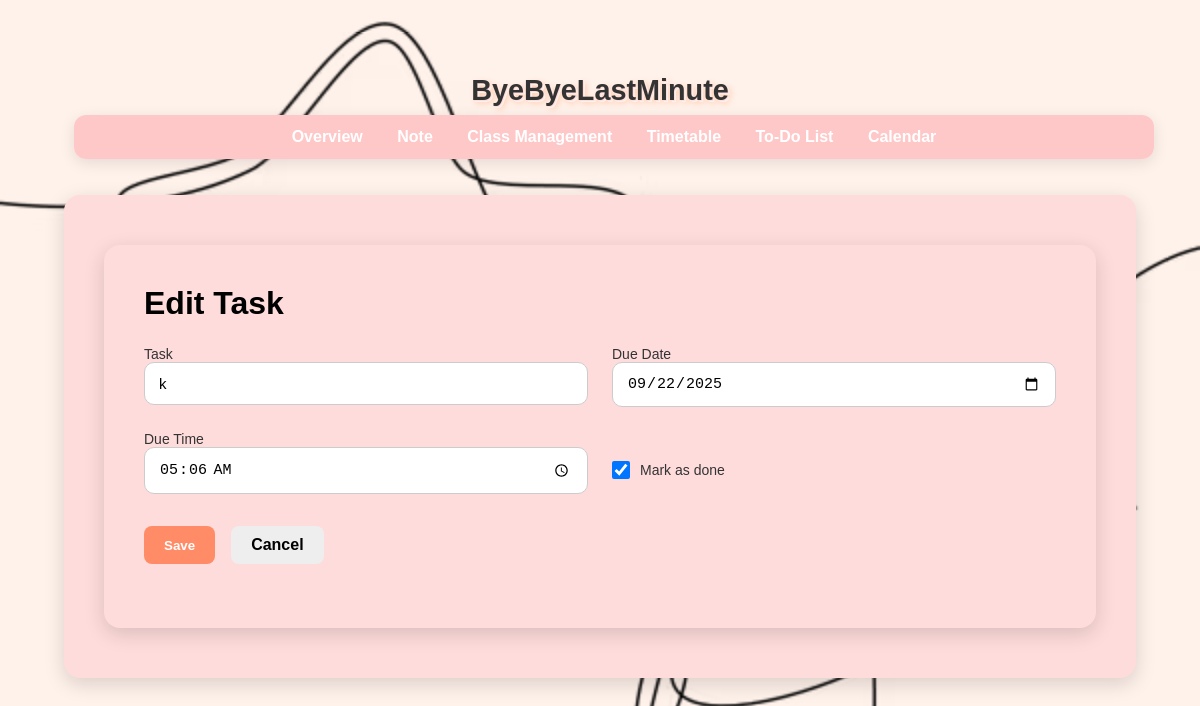
The app's page /todos/edit/26 with its own data.
### tables this page shows
CREATE TABLE todos (
                id INTEGER PRIMARY KEY AUTOINCREMENT,
                task TEXT NOT NULL,
                due_date TEXT NOT NULL,
                is_done INTEGER DEFAULT 0
            , due_time TEXT);

### app.py (the view, shortened to what this page needs)
@app.route("/todos/edit/<int:todo_id>", methods=["GET", "POST"])
def edit_todo(todo_id):
    todo = Todo.get_by_id(todo_id)
    if not todo:
        flash("Task not found.", "error")
        return redirect(url_for("todos"))
    return render_template("edit_todo.html", todo=todo)

### app.py (called while the page is built)
@app.context_processor
def inject_vapid_key():
    return dict(VAPID_PUBLIC_KEY=VAPID_PUBLIC_KEY)

### models.py (called while the page is built)
def get_db_connection():
    conn = sqlite3.connect(DB_NAME, timeout=10)
    conn.row_factory = sqlite3.Row
    return conn

    @staticmethod
    def get_by_id(todo_id):
        with get_db_connection() as conn:
            row = conn.execute("SELECT * FROM todos WHERE id=?", (todo_id,)).fetchone()
            return Todo(**dict(row)) if row else None

### templates/edit_todo.html (shortened to what this page needs)
{% extends "base.html" %}
{% block content %}
<main class="container">
  <h1>Edit Task</h1>
  <form method="POST" class="grid">
    <label>
      Task
      <input type="text" name="task" value="{{ todo.task }}" required>
    </label>
    <label>
      Due Date
      <input type="date" name="due_date" value="{{ todo.due_date }}" required>
    </label>
    <label>
      Due Time
      <input type="time" name="due_time" value="{{ todo.due_time or '' }}">
    </label>
    <div style="display: flex; align-items: center; gap: 10px; margin-top: 15px;">
      <input type="checkbox" name="is_done" id="is_done" {% if todo.is_done %}checked{% endif %}
             style="margin: 0; width: 18px; height: 18px;">
      <label for="is_done" style="margin: 0; font-weight: 500; cursor: pointer;">Mark as done</label>
    </div>
    <div class="actions">
      <button type="submit" class="button">Save</button>
      <a href="{{ url_for('todos') }}" class="button secondary">Cancel</a>
    </div>
  </form>
</main>
{% endblock %}

### static/style.css (style rules this page uses)
* { margin: 0; padding: 0; box-sizing: border-box; }
html, body { height: 100%; font-family: Arial, sans-serif; background-color: #FFF2EB; background-image: url("Dashboard Background Image.jpg"), url("Dashboard Background Image.avif"); background-repeat: no-repeat; background-size: cover; background-position: center; background-attachment: fixed; color: #000; padding: 2rem; }
.container { max-width: 1100px; width: 100%; margin: 10px auto; padding: 2.5rem; background: #FFDCDC; border-radius: 16px; box-shadow: 0 6px 20px rgba(0,0,0,0.15); }
h1, h2 { margin-bottom: 1rem; color: #000; }
form { display: grid; gap: 1.5rem; }
.grid { display: grid; grid-template-columns: repeat(2, 1fr); gap: 1.5rem; }
label { display: flex; flex-direction: column; font-size: 14px; font-weight: 500; color: #333; }
input, select, textarea { padding: 12px 14px; border-radius: 10px; border: 1px solid #ccc; background: #fff; font-size: 15px; transition: border-color 0.3s; }
.actions { grid-column: span 2; display: flex; gap: 1rem; margin-top: 0.5rem; }
button { padding: 0.7rem 1.4rem; border-radius: 8px; border: none; font-weight: 600; cursor: pointer; transition: background 0.3s; }
button[type="submit"] { background: #ff8c66; color: #fff; }
.actions { margin-bottom: 1.5rem; }
.button { display: inline-block; padding: 0.7rem 1.4rem; border-radius: 8px; border: none; font-weight: 600; cursor: pointer; transition: background 0.3s; text-decoration: none; text-align: center; }
.button.secondary { background: #eee; color: #000; }
.container { background: #FFDCDC; border-radius: 16px; box-shadow: 0 6px 20px rgba(0,0,0,0.15); padding: 2.5rem; margin: 10px auto; max-width: 1100px; }
.container h1 { color: #000; margin-bottom: 1.5rem; text-align: left; font-size: 2rem; font-weight: bold; }
.actions { display: flex; justify-content: flex-start; gap: 1rem; margin-bottom: 2rem; flex-wrap: wrap; }
.button { padding: 10px 20px; border: none; border-radius: 8px; font-weight: 600; cursor: pointer; text-decoration: none; transition: background 0.3s; color: #000; display: inline-block; }
.button.secondary { background-color: #eee; color: #000; }
.actions { display: flex; gap: 1rem; margin-bottom: 1.5rem; flex-wrap: wrap; }

### records on screen
todos: task "k", due_date "09/22/2025", due_time "05:06", is_done "☑"
